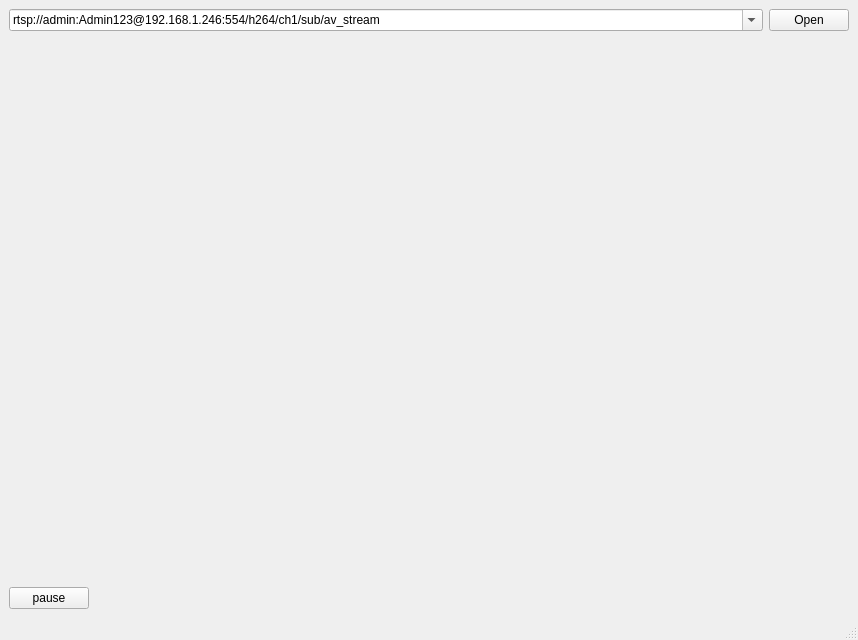
<?xml version="1.0" encoding="UTF-8"?>
<ui version="4.0">
 <class>MainWindow</class>
 <widget class="QMainWindow" name="MainWindow">
  <property name="geometry">
   <rect>
    <x>0</x>
    <y>0</y>
    <width>858</width>
    <height>640</height>
   </rect>
  </property>
  <property name="windowTitle">
   <string>MainWindow</string>
  </property>
  <widget class="QWidget" name="centralwidget">
   <layout class="QGridLayout" name="gridLayout">
    <item row="0" column="0" rowspan="2" colspan="2">
     <layout class="QVBoxLayout" name="verticalLayout" stretch="1,20,1">
      <item>
       <layout class="QHBoxLayout" name="horizontalLayout" stretch="10,1">
        <item>
         <widget class="QComboBox" name="urlList">
          <property name="editable">
           <bool>true</bool>
          </property>
          <item>
           <property name="text">
            <string>rtsp://admin:Admin123@192.168.1.246:554/h264/ch1/sub/av_stream</string>
           </property>
          </item>
         </widget>
        </item>
        <item>
         <widget class="QPushButton" name="startButton">
          <property name="text">
           <string>Open</string>
          </property>
         </widget>
        </item>
       </layout>
      </item>
      <item>
       <widget class="QCVDisplay" name="widget" native="true"/>
      </item>
      <item>
       <layout class="QHBoxLayout" name="horizontalLayout_2">
        <item>
         <widget class="QPushButton" name="pauseButton">
          <property name="text">
           <string>pause</string>
          </property>
         </widget>
        </item>
        <item>
         <spacer name="horizontalSpacer">
          <property name="orientation">
           <enum>Qt::Horizontal</enum>
          </property>
          <property name="sizeHint" stdset="0">
           <size>
            <width>40</width>
            <height>20</height>
           </size>
          </property>
         </spacer>
        </item>
       </layout>
      </item>
     </layout>
    </item>
   </layout>
  </widget>
  <widget class="QMenuBar" name="menubar">
   <property name="geometry">
    <rect>
     <x>0</x>
     <y>0</y>
     <width>858</width>
     <height>22</height>
    </rect>
   </property>
  </widget>
  <widget class="QStatusBar" name="statusbar"/>
 </widget>
 <customwidgets>
  <customwidget>
   <class>QCVDisplay</class>
   <extends>QWidget</extends>
   <header>qcvdisplay.h</header>
   <container>1</container>
  </customwidget>
 </customwidgets>
 <resources/>
 <connections/>
</ui>
